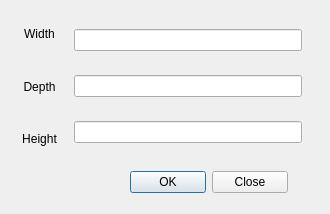
<?xml version="1.0" encoding="UTF-8"?>
<ui version="4.0">
 <class>Dialog</class>
 <widget class="QDialog" name="Dialog">
  <property name="geometry">
   <rect>
    <x>0</x>
    <y>0</y>
    <width>330</width>
    <height>214</height>
   </rect>
  </property>
  <property name="windowTitle">
   <string>Dialog</string>
  </property>
  <widget class="QWidget" name="">
   <property name="geometry">
    <rect>
     <x>130</x>
     <y>170</y>
     <width>158</width>
     <height>25</height>
    </rect>
   </property>
   <layout class="QHBoxLayout" name="horizontalLayout_2">
    <item>
     <widget class="QPushButton" name="pushButton">
      <property name="text">
       <string>OK</string>
      </property>
     </widget>
    </item>
    <item>
     <widget class="QPushButton" name="pushButton_2">
      <property name="text">
       <string>Close</string>
      </property>
     </widget>
    </item>
   </layout>
  </widget>
  <widget class="QWidget" name="">
   <property name="geometry">
    <rect>
     <x>11</x>
     <y>11</y>
     <width>291</width>
     <height>151</height>
    </rect>
   </property>
   <layout class="QHBoxLayout" name="horizontalLayout" stretch="1,4">
    <item>
     <layout class="QVBoxLayout" name="verticalLayout_2">
      <item>
       <widget class="QLabel" name="label">
        <property name="text">
         <string>Width</string>
        </property>
        <property name="alignment">
         <set>Qt::AlignCenter</set>
        </property>
       </widget>
      </item>
      <item>
       <widget class="QLabel" name="label_2">
        <property name="text">
         <string>Depth</string>
        </property>
        <property name="textFormat">
         <enum>Qt::AutoText</enum>
        </property>
        <property name="alignment">
         <set>Qt::AlignCenter</set>
        </property>
       </widget>
      </item>
      <item>
       <widget class="QLabel" name="label_3">
        <property name="text">
         <string>Height</string>
        </property>
        <property name="alignment">
         <set>Qt::AlignCenter</set>
        </property>
       </widget>
      </item>
     </layout>
    </item>
    <item>
     <layout class="QVBoxLayout" name="verticalLayout">
      <item>
       <widget class="QLineEdit" name="lineEdit"/>
      </item>
      <item>
       <widget class="QLineEdit" name="lineEdit_2">
        <property name="enabled">
         <bool>true</bool>
        </property>
       </widget>
      </item>
      <item>
       <widget class="QLineEdit" name="lineEdit_3"/>
      </item>
     </layout>
    </item>
   </layout>
  </widget>
  <zorder>lineEdit</zorder>
  <zorder>lineEdit_2</zorder>
  <zorder>lineEdit_3</zorder>
  <zorder>label</zorder>
  <zorder>label_2</zorder>
  <zorder>label_3</zorder>
  <zorder>pushButton</zorder>
  <zorder>pushButton_2</zorder>
  <zorder>pushButton_2</zorder>
  <zorder></zorder>
 </widget>
 <resources/>
 <connections/>
</ui>
